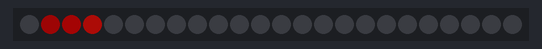
Bench run of a sketch on a simulated Arduino Uno, built with avr-gcc and run on an emulated ATmega328P. Shown: 24 RGB LEDs in strip order, left to right. Dim RGB values are drawn brighter than linear.

Above: at 0.16 s.
At 5.02 s:
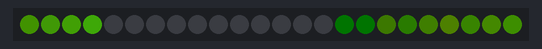
At 10.02 s:
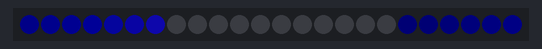
At 20.02 s:
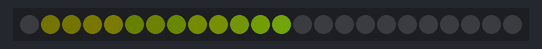
At 29.88 s:
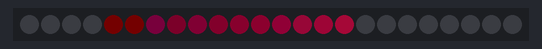
At 39.9 s:
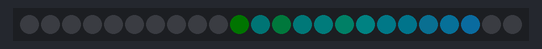

The sketch:

demo-leds.ino
```cpp
//***************************************************************
// beat8 example.  Moves pixel position based on beat8.
//
// -Marc Miller, Jan 2016
// Updated Feb 2016 - made move speed and fade rate variables.
//***************************************************************

#define FASTLED_ESP8266_RAW_PIN_ORDER
// uncomment lines 53-54 from ~/Arduino/libraries/FastLED/src/platforms/esp/8266/fastpin_esp8266.h


#include "FastLED.h"
#define LED_TYPE WS2812B
#define DATA_PIN 10  //GPIO10 - SDD3 - needs manual hack above
#define NUM_LEDS 24
#define COLOR_ORDER GRB
#define BRIGHTNESS 50
CRGB leds[NUM_LEDS];

uint8_t gHue = 0;  // Used to cycle through rainbow.
uint8_t hueSpeed = 60;  // how fast cycle through rainbow. Lower value cycles faster
uint8_t moveSpeed = 50;  // Higher value moves pixel slower.
uint8_t fadeRate = 60;  // Use higher vadfdsfdslue to give a fading tail.
int pos;


//---------------------------------------------------------------
void setup()
{
  Serial.begin(115200);  // Allows serial monitor output (check baud rate)
  //pinMode(1, FUNCTION_3); //use TX as pin for LED
  FastLED.addLeds<LED_TYPE,DATA_PIN,COLOR_ORDER>(leds, NUM_LEDS).setCorrection(TypicalLEDStrip);
  FastLED.setBrightness(BRIGHTNESS);
}


//---------------------------------------------------------------
void loop()
{
  EVERY_N_MILLISECONDS( hueSpeed ) { gHue++; }  // Slowly cycle through the rainbow

  beat8_tail();  // Subroutine to move the pixel!

  FastLED.show();  // Display the pixels.

}//end main loop


//===============================================================
void beat8_tail()
{
/*
  EVERY_N_MILLISECONDS( moveSpeed ) {
    fadeToBlackBy( leds, NUM_LEDS, fadeRate);  // Fade out pixels.
  }
  uint16_t pos = beat8(moveSpeed) % NUM_LEDS;  // modulo the position to be within NUM_LEDS
  //pos++; if(pos>=NUM_LEDS) pos=0;
  leds[pos] = CHSV( gHue, 200, 255);
  //Serial.print("pos: "); Serial.println(pos);
*/
  EVERY_N_MILLISECONDS( moveSpeed ) {
    fadeToBlackBy( leds, NUM_LEDS, fadeRate);  // Fade out pixels.
    pos++; if(pos>=NUM_LEDS) pos=0;
    leds[pos] = CHSV( gHue, 200, 255);
  }
}


//---------------------------------------------------------------
//EOF
```
